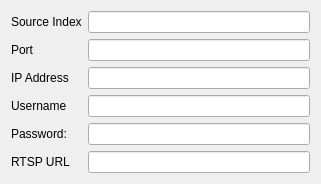
        <widget class="QWidget" name="layoutWidget">
         <property name="geometry">
          <rect>
           <x>20</x>
           <y>30</y>
           <width>321</width>
           <height>184</height>
          </rect>
         </property>
         <layout class="QHBoxLayout" name="horizontalLayout_10">
          <item>
           <layout class="QVBoxLayout" name="verticalLayout_12">
            <item>
             <widget class="QLabel" name="label_ip_3">
              <property name="text">
               <string>Source Index</string>
              </property>
             </widget>
            </item>
            <item>
             <widget class="QLabel" name="label_ip_2">
              <property name="text">
               <string>Port</string>
              </property>
             </widget>
            </item>
            <item>
             <widget class="QLabel" name="label_ip">
              <property name="text">
               <string>IP Address</string>
              </property>
             </widget>
            </item>
            <item>
             <widget class="QLabel" name="label_6">
              <property name="text">
               <string>Username</string>
              </property>
             </widget>
            </item>
            <item>
             <widget class="QLabel" name="label_8">
              <property name="text">
               <string>Password:</string>
              </property>
             </widget>
            </item>
            <item>
             <widget class="QLabel" name="label_9">
              <property name="text">
               <string>RTSP URL</string>
              </property>
             </widget>
            </item>
           </layout>
          </item>
          <item>
           <layout class="QVBoxLayout" name="verticalLayout_19">
            <item>
             <widget class="QLineEdit" name="lineEdit_source_index"/>
            </item>
            <item>
             <widget class="QLineEdit" name="lineEdit_port"/>
            </item>
            <item>
             <widget class="QLineEdit" name="lineEdit_address"/>
            </item>
            <item>
             <widget class="QLineEdit" name="lineEdit_cam_name"/>
            </item>
            <item>
             <widget class="QLineEdit" name="lineEdit_cam_pass"/>
            </item>
            <item>
             <widget class="QLineEdit" name="lineEdit_cam_uri"/>
            </item>
           </layout>
          </item>
         </layout>
        </widget>
